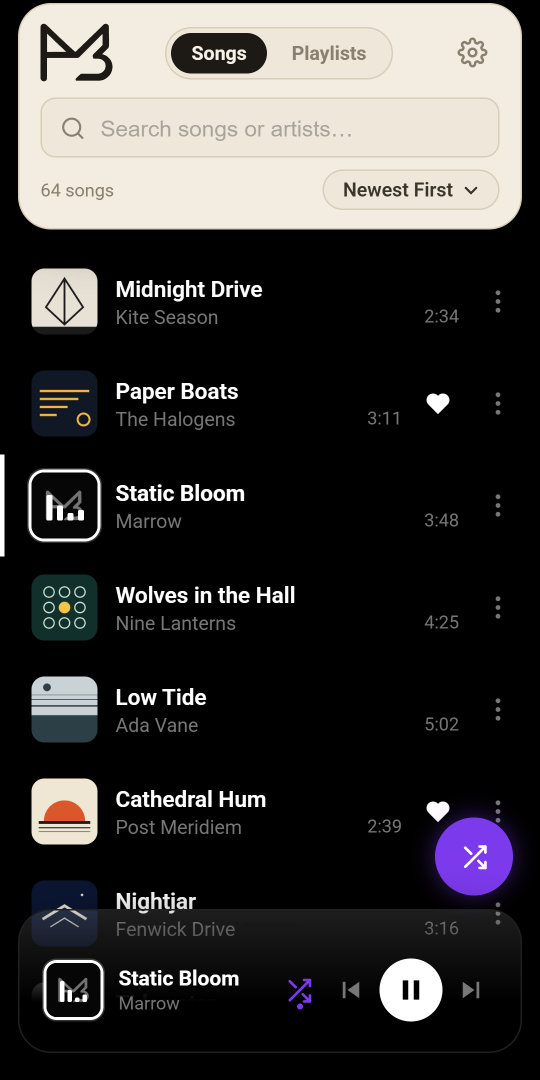
#> input picture Branding/social/colours/screens/amoled-paper.png, 1080 x 2160 px, given in place of pink-black.png, which was not available (shown at 1/2 size)
$ python build.py
#> lines starting #> are read from the running program, lines starting #| are printed output that depends on the picture; after the words box and inside, x2 and y2 are one past the last pixel; in counts of white or black regions, pixels touching at a corner belong together
# The colours carousel: five pictures of 1080 x 1350 for TikTok and Instagram.
# The first shows the four looks together, the others one each. No words on
# them, like a product shot.   python build.py
from PIL import Image, ImageDraw, ImageFilter

W, H = 1080, 1350
GROUND = (232, 232, 234)
PICKS = ["pink-black", "amoled-pink", "sage-graphite", "paper"]


def phone(name, width):
    """The screen in a dark body with round corners, on a see-through ground."""
#> called with name = 'pink-black', width = 280
    screen = Image.open(f"screens/{name}.png").convert("RGB")
#> screen is the input picture: PIL image 1080x2160 RGB; mean R, G, B 58.3, 56.6, 55.6
    rim = round(width * 0.022)
    sw = width - 2 * rim
    sh = round(sw * screen.height / screen.width)
#> sh = 536
    screen = screen.resize((sw, sh), Image.LANCZOS)
#> screen: PIL image 268x536 RGB
    k = 4  # drawn large and brought down, for smooth corners
    body = Image.new("RGBA", (width * k, (sh + 2 * rim) * k), (0, 0, 0, 0))
#> body: PIL image 1120x2192 RGBA; every value is 0
    d = ImageDraw.Draw(body)
    d.rounded_rectangle([0, 0, body.width - 1, body.height - 1], radius=round(width * 0.105) * k, fill=(17, 17, 20, 255))
    body = body.resize((width, sh + 2 * rim), Image.LANCZOS)
#> body: PIL image 280x548 RGBA
    mask = Image.new("L", (sw * k, sh * k), 0)
#> mask: PIL image 1072x2144 L; every value is 0
    ImageDraw.Draw(mask).rounded_rectangle([0, 0, sw * k - 1, sh * k - 1], radius=round(width * 0.085) * k, fill=255)
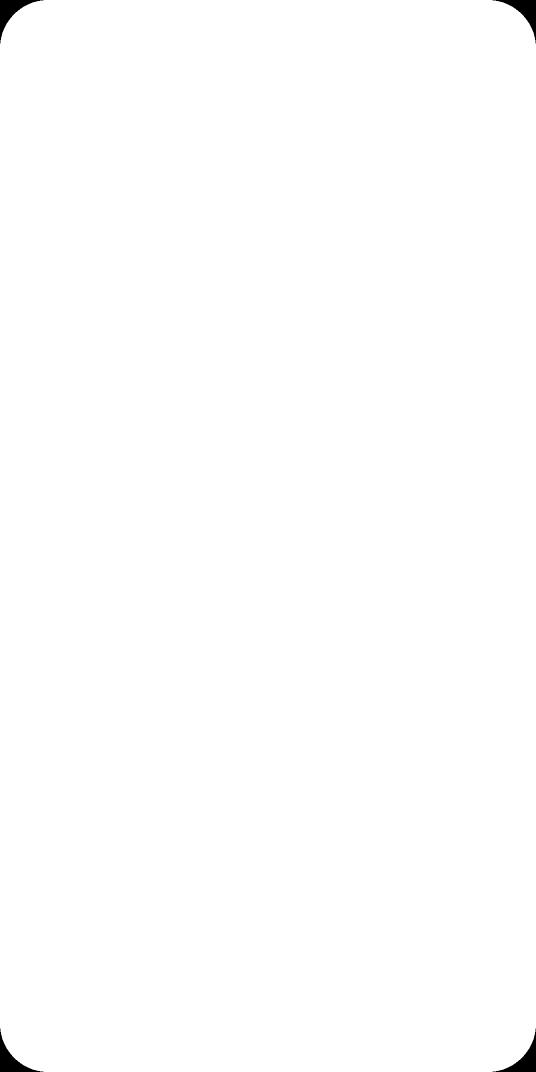
#> mask: PIL image 1072x2144 L (shown at 1/2 size); 99.7% white; 4 black regions, box (x1, y1, x2, y2) and area: (0, 0, 87, 87) 2004, (985, 0, 1072, 87) 2004, (0, 2057, 87, 2144) 2004, (985, 2057, 1072, 2144) 2004
    body.paste(screen, (rim, rim), mask.resize((sw, sh), Image.LANCZOS))
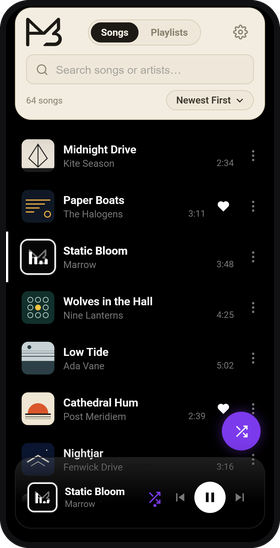
#> body: PIL image 280x548 RGBA; mean R, G, B, A 55.8, 54.2, 53.5, 253.8; transparent parts drawn white
    return body


def place(canvas, img, cx, cy, angle=0):
#> called with cx = 370, cy = 372, angle = 0
    if angle:
        img = img.rotate(angle, resample=Image.BICUBIC, expand=True)
    x, y = round(cx - img.width / 2), round(cy - img.height / 2)
#> x = 230; y = 98
    shadow = Image.new("RGBA", canvas.size, (0, 0, 0, 0))
#> shadow: PIL image 1080x1350 RGBA; every value is 0
    shadow.paste((0, 0, 0, 70), (x + 10, y + 26), img.split()[3])
    canvas.alpha_composite(shadow.filter(ImageFilter.GaussianBlur(26)))
    canvas.alpha_composite(img, (x, y))
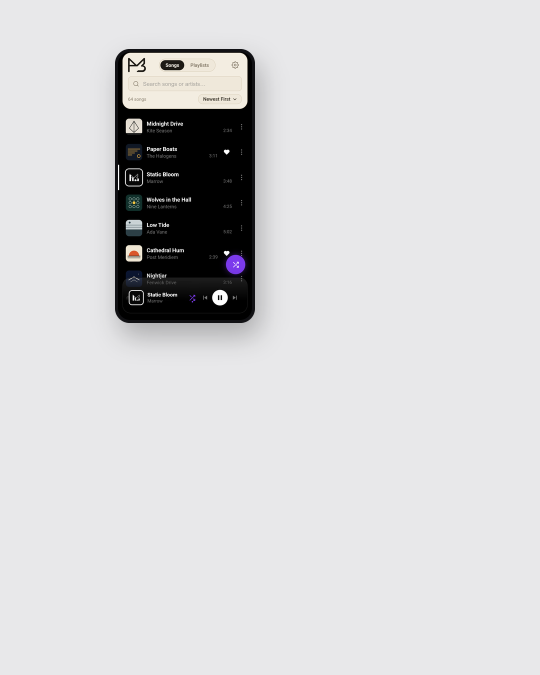
#> canvas: PIL image 1080x1350 RGBA (shown at 1/2 size); mean R, G, B, A 212.7, 212.5, 214.2, 255


def slide():
    return Image.new("RGBA", (W, H), GROUND + (255,))


# 1: the four together, two by two.
s = slide()
spots = [(370, 372), (710, 372), (370, 978), (710, 978)]
for name, (cx, cy) in zip(PICKS, spots):
    place(s, phone(name, 280), cx, cy)
#> pass 2 of the loop `for name, (cx, cy) in zip(PICKS, spots):`:
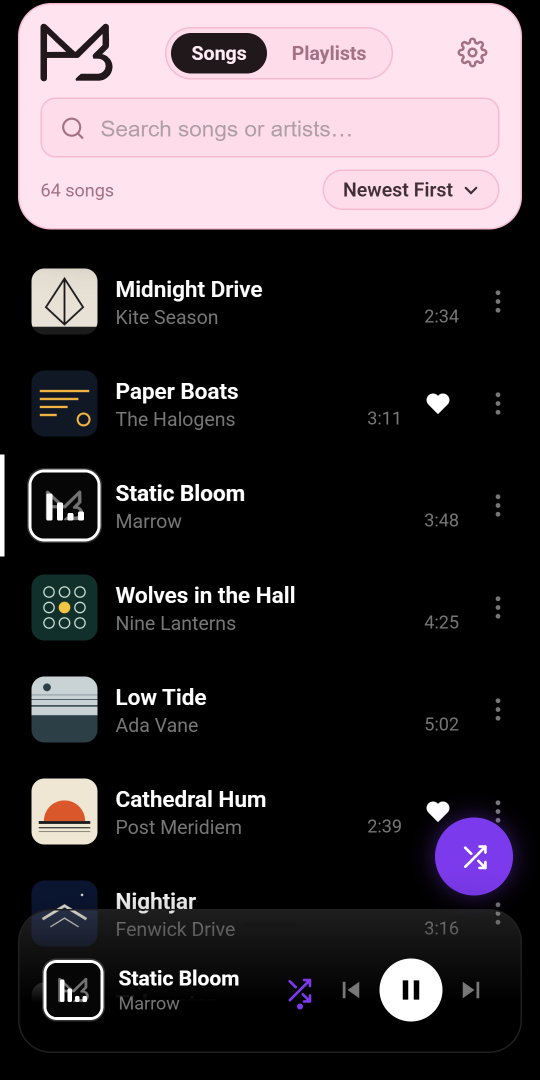
#> input picture Branding/social/colours/screens/amoled-pink.png, 1080 x 2160 px (shown at 1/2 size)
#> in phone, screen is the input picture: PIL image 1080x2160 RGB; mean R, G, B 61, 54.5, 58.5
#> screen: PIL image 268x536 RGB
#> x = 570
#> in place (call 2), `canvas.alpha_composite(img, (x, y))`:
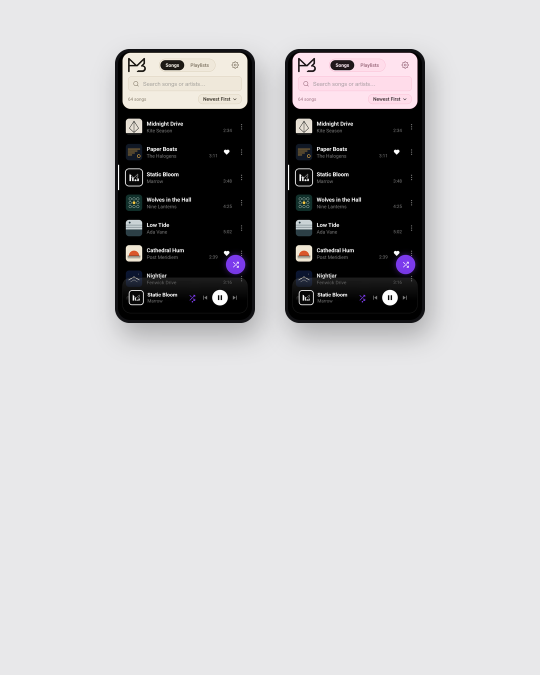
#> canvas: PIL image 1080x1350 RGBA (shown at 1/2 size); mean R, G, B, A 193.7, 192.9, 194.8, 255
s.convert("RGB").save("mptree-colours-1.png")
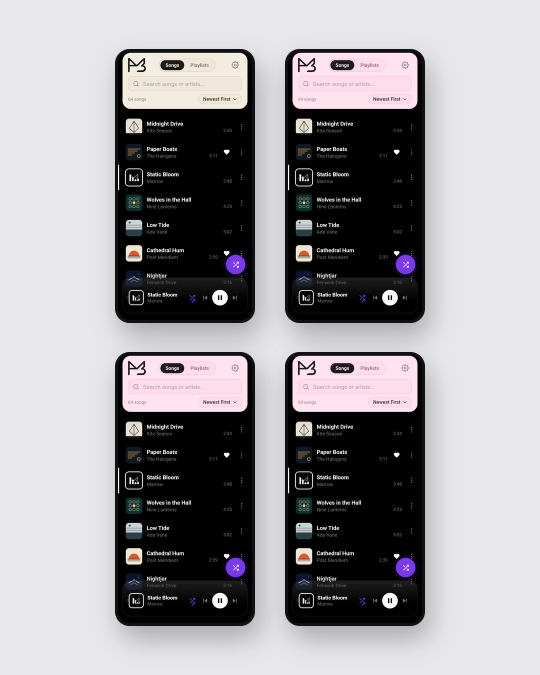
#> saved as mptree-colours-1.png: PIL image 1080x1350 RGB (shown at 1/2 size); mean R, G, B 155.6, 153.6, 155.9

# 2 to 5: one each.
for i, name in enumerate(PICKS):
    s = slide()
    place(s, phone(name, 520), W / 2, H / 2)
#> in phone (call 5), `body = Image.new("RGBA", (width * k, (sh + 2 * rim) * k), (0, 0, 0, 0))`: body: PIL image 2080x4072 RGBA; every value is 0
#> in phone (call 5), `mask = Image.new("L", (sw * k, sh * k), 0)`: mask: PIL image 1992x3984 L; every value is 0
#> in phone (call 5), `ImageDraw.Draw(mask).rounded_rectangle([0, 0, sw * k - 1, sh * k - 1],..`: mask: PIL image 1992x3984 L; 99.7% white; 4 black regions, box (x1, y1, x2, y2) and area: (0, 0, 163, 163) 6696, (1829, 0, 1992, 163) 6696, (0, 3821, 163, 3984) 6696, (1829, 3821, 1992, 3984) 6696
#> in phone (call 5), `body.paste(screen, (rim, rim), mask.resize((sw, sh), Image.LANCZOS))`:
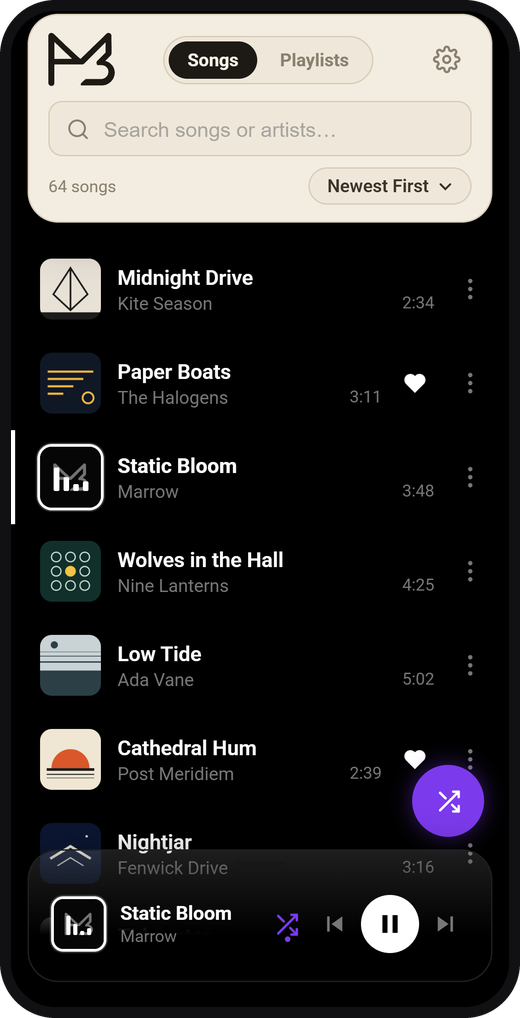
#> body: PIL image 520x1018 RGBA; mean R, G, B, A 55.7, 54.1, 53.4, 253.7; transparent parts drawn white
#> in place (call 5), `x, y = round(cx - img.width / 2), round(cy - img.height / 2)`: x = 280; y = 166
#> in place (call 5), `shadow.paste((0, 0, 0, 70), (x + 10, y + 26), img.split()[3])`:
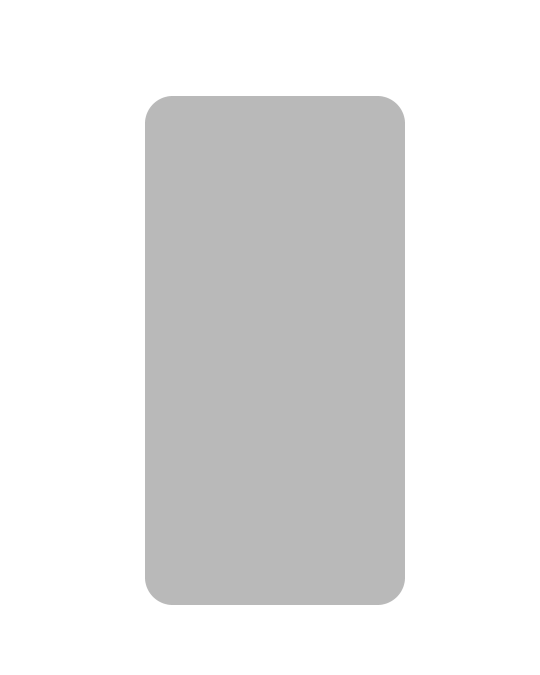
#> shadow: PIL image 1080x1350 RGBA (shown at 1/2 size); mean R, G, B, A 0, 0, 0, 25.3; transparent parts drawn white
#> in place (call 5), `canvas.alpha_composite(img, (x, y))`:
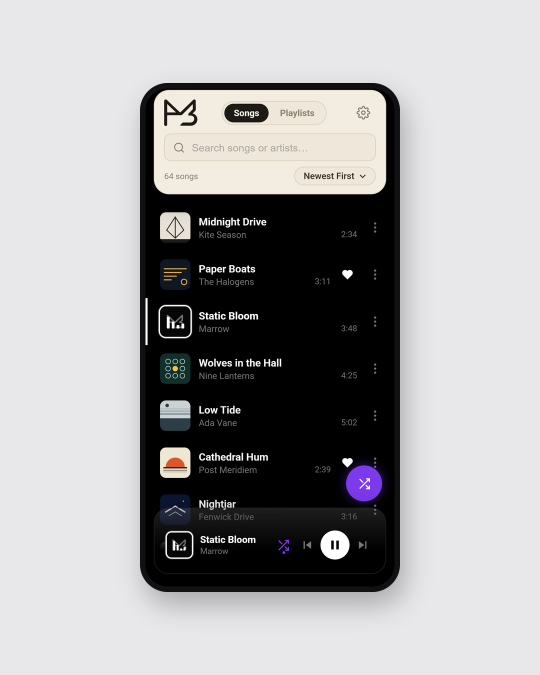
#> canvas: PIL image 1080x1350 RGBA (shown at 1/2 size); mean R, G, B, A 166.8, 166.2, 167.2, 255
    s.convert("RGB").save(f"mptree-colours-{i + 2}.png")
#> pass 2 of the loop `for i, name in enumerate(PICKS):`:
#> in place (call 6), `canvas.alpha_composite(img, (x, y))`:
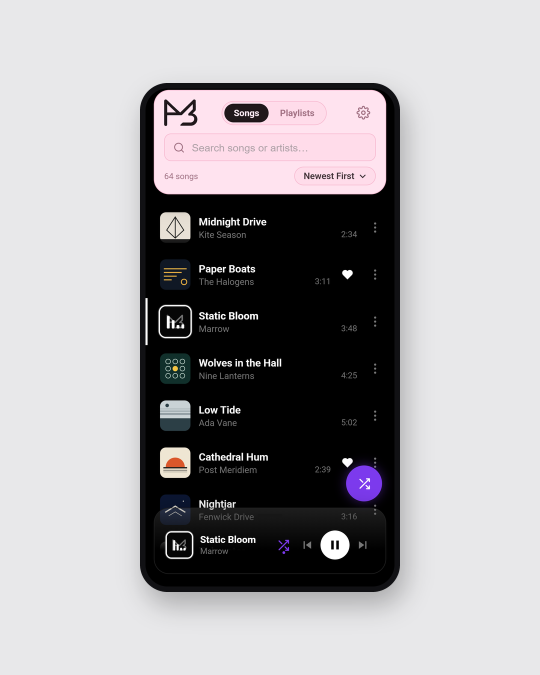
#> canvas: PIL image 1080x1350 RGBA (shown at 1/2 size); mean R, G, B, A 167.7, 165.5, 168.2, 255

# 6 and 7: two more. Every ground and every card colour is there once; pairs
# that only differed by black against graphite were taken out.
MORE = ["stone-black", "graphite-sage"]
#> MORE = ['stone-black', 'graphite-sage']
for i, name in enumerate(MORE):
    s = slide()
#> (the run stopped early here; a loop or call above may not have finished)
